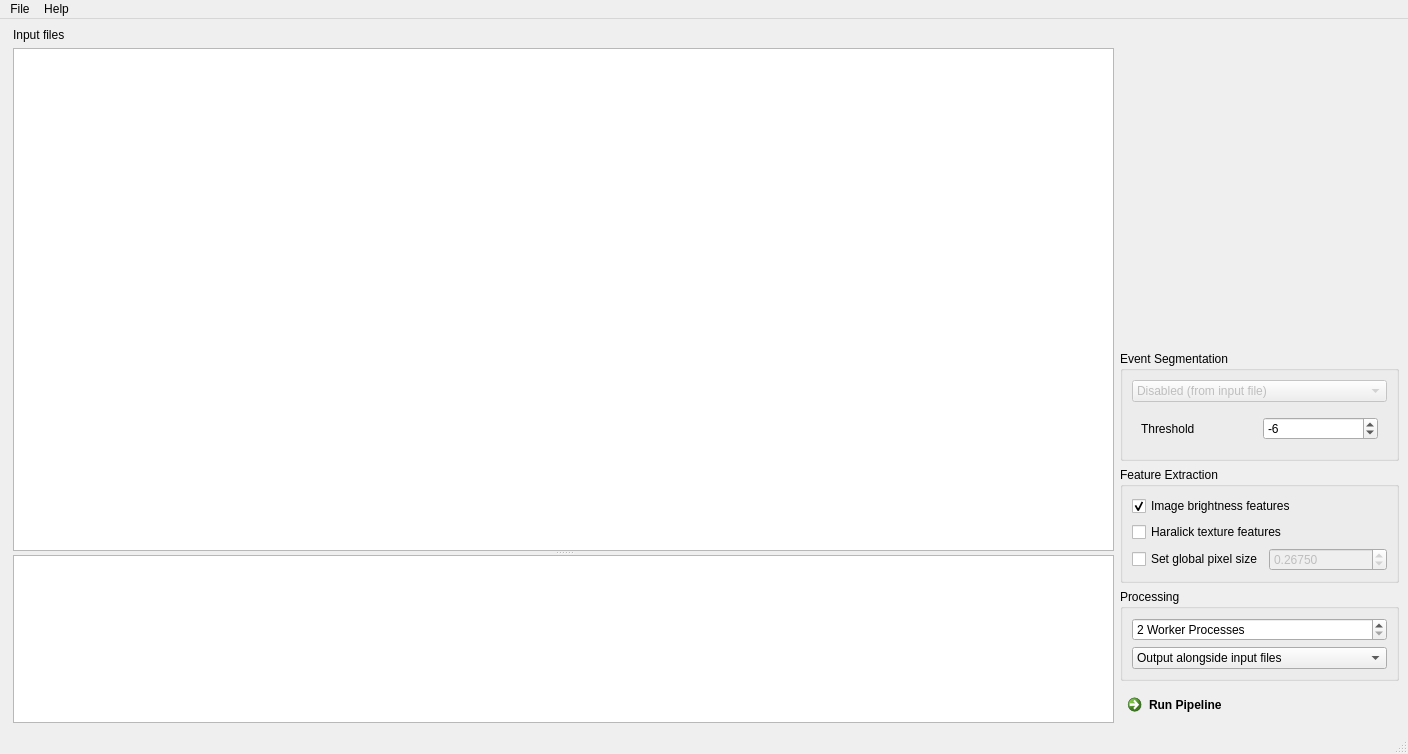
<?xml version="1.0" encoding="UTF-8"?>
<ui version="4.0">
 <class>MainWindow</class>
 <widget class="QMainWindow" name="MainWindow">
  <property name="geometry">
   <rect>
    <x>0</x>
    <y>0</y>
    <width>1408</width>
    <height>754</height>
   </rect>
  </property>
  <property name="windowTitle">
   <string>MainWindow</string>
  </property>
  <widget class="QWidget" name="centralwidget">
   <layout class="QHBoxLayout" name="horizontalLayout" stretch="4,1">
    <property name="leftMargin">
     <number>9</number>
    </property>
    <item>
     <layout class="QVBoxLayout" name="verticalLayout_5">
      <property name="leftMargin">
       <number>4</number>
      </property>
      <item>
       <widget class="QLabel" name="label_2">
        <property name="sizePolicy">
         <sizepolicy hsizetype="Expanding" vsizetype="Preferred">
          <horstretch>0</horstretch>
          <verstretch>0</verstretch>
         </sizepolicy>
        </property>
        <property name="text">
         <string>Input files</string>
        </property>
       </widget>
      </item>
      <item>
       <widget class="QSplitter" name="splitter">
        <property name="orientation">
         <enum>Qt::Vertical</enum>
        </property>
        <widget class="ProgressTable" name="tableView_input">
         <property name="sizePolicy">
          <sizepolicy hsizetype="Expanding" vsizetype="Expanding">
           <horstretch>1</horstretch>
           <verstretch>3</verstretch>
          </sizepolicy>
         </property>
         <property name="dragDropMode">
          <enum>QAbstractItemView::InternalMove</enum>
         </property>
         <property name="alternatingRowColors">
          <bool>true</bool>
         </property>
         <property name="selectionMode">
          <enum>QAbstractItemView::SingleSelection</enum>
         </property>
         <property name="selectionBehavior">
          <enum>QAbstractItemView::SelectRows</enum>
         </property>
         <property name="sortingEnabled">
          <bool>true</bool>
         </property>
         <property name="cornerButtonEnabled">
          <bool>false</bool>
         </property>
         <attribute name="horizontalHeaderMinimumSectionSize">
          <number>50</number>
         </attribute>
         <attribute name="horizontalHeaderStretchLastSection">
          <bool>true</bool>
         </attribute>
         <attribute name="verticalHeaderVisible">
          <bool>false</bool>
         </attribute>
        </widget>
        <widget class="QTextBrowser" name="textBrowser">
         <property name="sizePolicy">
          <sizepolicy hsizetype="Expanding" vsizetype="Expanding">
           <horstretch>1</horstretch>
           <verstretch>1</verstretch>
          </sizepolicy>
         </property>
        </widget>
       </widget>
      </item>
     </layout>
    </item>
    <item>
     <widget class="QWidget" name="widget_options" native="true">
      <property name="sizePolicy">
       <sizepolicy hsizetype="Minimum" vsizetype="Preferred">
        <horstretch>0</horstretch>
        <verstretch>0</verstretch>
       </sizepolicy>
      </property>
      <layout class="QVBoxLayout" name="verticalLayout">
       <property name="leftMargin">
        <number>0</number>
       </property>
       <property name="topMargin">
        <number>0</number>
       </property>
       <property name="rightMargin">
        <number>0</number>
       </property>
       <property name="bottomMargin">
        <number>0</number>
       </property>
       <item>
        <spacer name="verticalSpacer_2">
         <property name="orientation">
          <enum>Qt::Vertical</enum>
         </property>
         <property name="sizeHint" stdset="0">
          <size>
           <width>20</width>
           <height>40</height>
          </size>
         </property>
        </spacer>
       </item>
       <item>
        <widget class="QGroupBox" name="groupBox_4">
         <property name="sizePolicy">
          <sizepolicy hsizetype="Preferred" vsizetype="Preferred">
           <horstretch>0</horstretch>
           <verstretch>0</verstretch>
          </sizepolicy>
         </property>
         <property name="title">
          <string>Event Segmentation</string>
         </property>
         <layout class="QGridLayout" name="gridLayout_2">
          <item row="1" column="0" alignment="Qt::AlignTop">
           <widget class="QStackedWidget" name="stackedWidget_segmenter">
            <property name="sizePolicy">
             <sizepolicy hsizetype="Minimum" vsizetype="Minimum">
              <horstretch>0</horstretch>
              <verstretch>0</verstretch>
             </sizepolicy>
            </property>
            <property name="currentIndex">
             <number>1</number>
            </property>
            <widget class="QWidget" name="page">
             <layout class="QGridLayout" name="gridLayout">
              <item row="0" column="0">
               <widget class="QCheckBox" name="checkBox_basin_based">
                <property name="text">
                 <string>Use basins (output file links to input file)</string>
                </property>
               </widget>
              </item>
             </layout>
            </widget>
            <widget class="QWidget" name="page_2">
             <layout class="QGridLayout" name="gridLayout_3">
              <item row="0" column="0">
               <widget class="QLabel" name="label">
                <property name="text">
                 <string>Threshold</string>
                </property>
               </widget>
              </item>
              <item row="0" column="1">
               <widget class="QSpinBox" name="spinBox_thresh">
                <property name="toolTip">
                 <string>Mask-generating threshold for the background-corrected image.</string>
                </property>
                <property name="minimum">
                 <number>-10</number>
                </property>
                <property name="maximum">
                 <number>-1</number>
                </property>
                <property name="value">
                 <number>-6</number>
                </property>
               </widget>
              </item>
             </layout>
            </widget>
           </widget>
          </item>
          <item row="0" column="0">
           <widget class="QComboBox" name="comboBox_segmenter">
            <property name="enabled">
             <bool>false</bool>
            </property>
            <property name="sizePolicy">
             <sizepolicy hsizetype="Minimum" vsizetype="Fixed">
              <horstretch>0</horstretch>
              <verstretch>0</verstretch>
             </sizepolicy>
            </property>
            <item>
             <property name="text">
              <string>Disabled (from input file)</string>
             </property>
            </item>
            <item>
             <property name="text">
              <string>Threshold-based</string>
             </property>
            </item>
           </widget>
          </item>
         </layout>
        </widget>
       </item>
       <item alignment="Qt::AlignTop">
        <widget class="QGroupBox" name="groupBox_5">
         <property name="sizePolicy">
          <sizepolicy hsizetype="Preferred" vsizetype="Expanding">
           <horstretch>0</horstretch>
           <verstretch>0</verstretch>
          </sizepolicy>
         </property>
         <property name="title">
          <string>Feature Extraction</string>
         </property>
         <layout class="QVBoxLayout" name="verticalLayout_7">
          <item>
           <widget class="QCheckBox" name="checkBox_feat_bright">
            <property name="text">
             <string>Image brightness features</string>
            </property>
            <property name="checked">
             <bool>true</bool>
            </property>
           </widget>
          </item>
          <item>
           <widget class="QCheckBox" name="checkBox_feat_haralick">
            <property name="text">
             <string>Haralick texture features</string>
            </property>
           </widget>
          </item>
          <item>
           <layout class="QHBoxLayout" name="horizontalLayout_2">
            <property name="topMargin">
             <number>0</number>
            </property>
            <item>
             <widget class="QCheckBox" name="checkBox_pixel_size">
              <property name="text">
               <string>Set global pixel size</string>
              </property>
             </widget>
            </item>
            <item>
             <widget class="QDoubleSpinBox" name="doubleSpinBox_pixel_size">
              <property name="enabled">
               <bool>false</bool>
              </property>
              <property name="decimals">
               <number>5</number>
              </property>
              <property name="minimum">
               <double>0.100000000000000</double>
              </property>
              <property name="maximum">
               <double>0.950000000000000</double>
              </property>
              <property name="value">
               <double>0.267500000000000</double>
              </property>
             </widget>
            </item>
           </layout>
          </item>
         </layout>
        </widget>
       </item>
       <item>
        <widget class="QGroupBox" name="groupBox_6">
         <property name="sizePolicy">
          <sizepolicy hsizetype="Preferred" vsizetype="Preferred">
           <horstretch>0</horstretch>
           <verstretch>0</verstretch>
          </sizepolicy>
         </property>
         <property name="title">
          <string>Processing</string>
         </property>
         <layout class="QVBoxLayout" name="verticalLayout_8">
          <item>
           <widget class="QSpinBox" name="spinBox_procs">
            <property name="suffix">
             <string> Worker Processes</string>
            </property>
            <property name="minimum">
             <number>2</number>
            </property>
            <property name="maximum">
             <number>64</number>
            </property>
           </widget>
          </item>
          <item>
           <widget class="QComboBox" name="comboBox_output">
            <item>
             <property name="text">
              <string>Output alongside input files</string>
             </property>
            </item>
            <item>
             <property name="text">
              <string>Select output path...</string>
             </property>
            </item>
           </widget>
          </item>
         </layout>
        </widget>
       </item>
       <item>
        <widget class="QCommandLinkButton" name="commandLinkButton_run">
         <property name="text">
          <string>Run Pipeline</string>
         </property>
        </widget>
       </item>
      </layout>
     </widget>
    </item>
   </layout>
  </widget>
  <widget class="QMenuBar" name="menubar">
   <property name="geometry">
    <rect>
     <x>0</x>
     <y>0</y>
     <width>1408</width>
     <height>22</height>
    </rect>
   </property>
   <widget class="QMenu" name="menuHelp">
    <property name="title">
     <string>Help</string>
    </property>
    <addaction name="actionDocumentation"/>
    <addaction name="actionSoftware"/>
    <addaction name="actionAbout"/>
   </widget>
   <widget class="QMenu" name="menuFile">
    <property name="title">
     <string>File</string>
    </property>
    <addaction name="actionAdd"/>
    <addaction name="actionClear"/>
    <addaction name="separator"/>
    <addaction name="actionQuit"/>
   </widget>
   <addaction name="menuFile"/>
   <addaction name="menuHelp"/>
  </widget>
  <widget class="QStatusBar" name="statusbar"/>
  <action name="actionExit">
   <property name="text">
    <string>Quit</string>
   </property>
  </action>
  <action name="actionAbout">
   <property name="text">
    <string>About</string>
   </property>
  </action>
  <action name="actionSoftware">
   <property name="text">
    <string>Software</string>
   </property>
  </action>
  <action name="actionDocumentation">
   <property name="text">
    <string>Documentation</string>
   </property>
  </action>
  <action name="actionQuit">
   <property name="text">
    <string>Quit</string>
   </property>
  </action>
  <action name="actionAdd">
   <property name="text">
    <string>Add data</string>
   </property>
  </action>
  <action name="actionClear">
   <property name="text">
    <string>Clear list</string>
   </property>
  </action>
 </widget>
 <customwidgets>
  <customwidget>
   <class>ProgressTable</class>
   <extends>QTableView</extends>
   <header>chipstream.gui.table_progress</header>
  </customwidget>
 </customwidgets>
 <resources/>
 <connections>
  <connection>
   <sender>comboBox_segmenter</sender>
   <signal>currentIndexChanged(int)</signal>
   <receiver>stackedWidget_segmenter</receiver>
   <slot>setCurrentIndex(int)</slot>
   <hints>
    <hint type="sourcelabel">
     <x>1052</x>
     <y>248</y>
    </hint>
    <hint type="destinationlabel">
     <x>1052</x>
     <y>312</y>
    </hint>
   </hints>
  </connection>
  <connection>
   <sender>checkBox_pixel_size</sender>
   <signal>toggled(bool)</signal>
   <receiver>doubleSpinBox_pixel_size</receiver>
   <slot>setEnabled(bool)</slot>
   <hints>
    <hint type="sourcelabel">
     <x>1149</x>
     <y>547</y>
    </hint>
    <hint type="destinationlabel">
     <x>1310</x>
     <y>547</y>
    </hint>
   </hints>
  </connection>
 </connections>
</ui>
